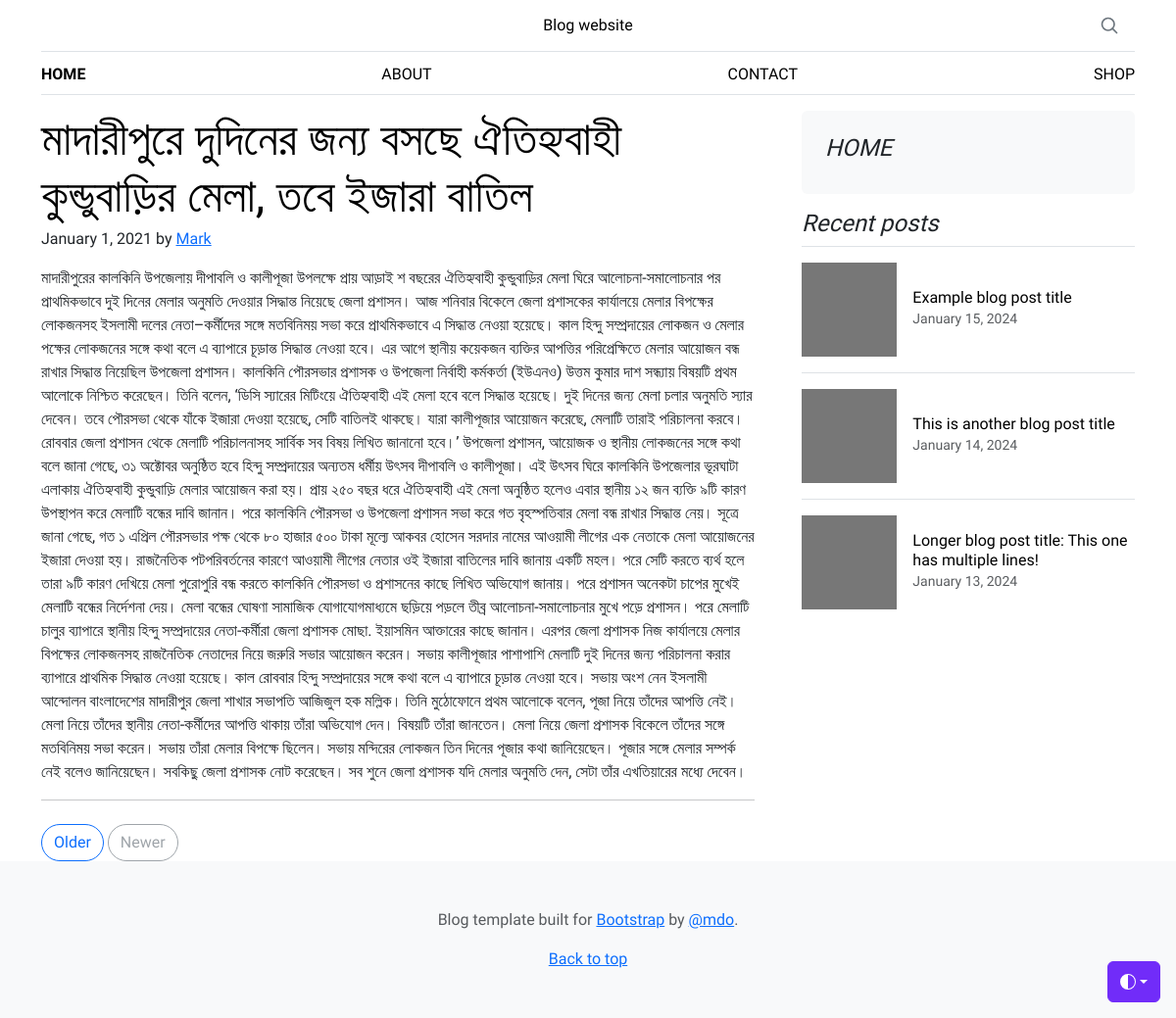
The app's page /post/1/ with its own data.
### blog/models.py (models this page shows)
class Post(models.Model):
    title = models.CharField(max_length=200)
    body = models.TextField()

### blog/views.py (the view)
# urls.py: path('post/<int:post_id>/', views.detail, name='detail'),
def detail(request, post_id):
    post = Post.objects.get(id=post_id)
    page_title = 'Post || ' + post.title
    context = {
        'post': post,
        'page_title': page_title
    }
    return render(request, 'blog/detail.html', context)

### blog/templates/blog/detail.html (shortened to what this page needs)
<!DOCTYPE html>
<html>
    <head>
        <link href="https://cdn.jsdelivr.net/npm/bootstrap@5.3.3/dist/css/bootstrap.min.css" rel="stylesheet">
    </head>
<body>
  <div class="dropdown position-fixed bottom-0 end-0 mb-3 me-3 bd-mode-toggle">
    <button class="btn btn-bd-primary py-2 dropdown-toggle d-flex align-items-center"
            id="bd-theme"
            type="button"
            aria-expanded="false"
            data-bs-toggle="dropdown"
            aria-label="Toggle theme (auto)">
      <svg class="bi my-1 theme-icon-active" width="1em" height="1em"><use href="#circle-half"></use></svg>
    </button>
  </div>
<div class="container">
<header class="border-bottom lh-1 py-3">
  <div class="row flex-nowrap justify-content-between align-items-center">
    <div class="col-4 pt-1">
    </div>
    <div class="col-4 text-center">
      <a class="blog-header-logo text-body-emphasis text-decoration-none" href="#">Blog website</a>
    </div>
    <div class="col-4 d-flex justify-content-end align-items-center">
      <a class="link-secondary" href="#" aria-label="Search">
        <svg xmlns="http://www.w3.org/2000/svg" width="20" height="20" fill="none" stroke="currentColor" stroke-linecap="round" stroke-linejoin="round" stroke-width="2" class="mx-3" role="img" viewBox="0 0 24 24"><title>Search</title><circle cx="10.5" cy="10.5" r="7.5"/><path d="M21 21l-5.2-5.2"/></svg>
      </a>
    </div>
  </div>
</header>
<div class="nav-scroller py-1 mb-3 border-bottom">
  <nav class="nav nav-underline justify-content-between">
    <a class="nav-item nav-link link-body-emphasis active" href="{% url 'index' %}">HOME</a>
    <a class="nav-item nav-link link-body-emphasis" href="#">ABOUT</a>
    <a class="nav-item nav-link link-body-emphasis" href="#">CONTACT</a>
    <a class="nav-item nav-link link-body-emphasis" href="#">SHOP</a>
  </nav>
</div>
</div>
<main class="container">
<div class="row g-5">
  <div class="col-md-8">
    <div class="row mb-2">
      <article class="blog-post">
        <h2 class="display-5 link-body-emphasis mb-1">{{ post.title }}</h2>
        <p class="blog-post-meta">January 1, 2021 by <a href="#">Mark</a></p>
        <p>{{ post.body }}</p>
        <hr>
      </article>
      </div>
    <nav class="blog-pagination" aria-label="Pagination">
      <a class="btn btn-outline-primary rounded-pill" href="#">Older</a>
      <a class="btn btn-outline-secondary rounded-pill disabled" aria-disabled="true">Newer</a>
    </nav>
  </div>
  <div class="col-md-4">
    <div class="position-sticky" style="top: 2rem;">
      <div class="p-4 mb-3 bg-body-tertiary rounded">
        <h4 class="fst-italic">HOME</h4>
      </div>
      <div>
        <h4 class="fst-italic">Recent posts</h4>
        <ul class="list-unstyled">
          <li>
            <a class="d-flex flex-column flex-lg-row gap-3 align-items-start align-items-lg-center py-3 link-body-emphasis text-decoration-none border-top" href="#">
              <svg class="bd-placeholder-img" width="100%" height="96" xmlns="http://www.w3.org/2000/svg" aria-hidden="true" preserveAspectRatio="xMidYMid slice" focusable="false"><rect width="100%" height="100%" fill="#777"/></svg>
              <div class="col-lg-8">
                <h6 class="mb-0">Example blog post title</h6>
                <small class="text-body-secondary">January 15, 2024</small>
              </div>
            </a>
          </li>
          <li>
            <a class="d-flex flex-column flex-lg-row gap-3 align-items-start align-items-lg-center py-3 link-body-emphasis text-decoration-none border-top" href="#">
              <svg class="bd-placeholder-img" width="100%" height="96" xmlns="http://www.w3.org/2000/svg" aria-hidden="true" preserveAspectRatio="xMidYMid slice" focusable="false"><rect width="100%" height="100%" fill="#777"/></svg>
              <div class="col-lg-8">
                <h6 class="mb-0">This is another blog post title</h6>
                <small class="text-body-secondary">January 14, 2024</small>
              </div>
            </a>
          </li>
          <li>
            <a class="d-flex flex-column flex-lg-row gap-3 align-items-start align-items-lg-center py-3 link-body-emphasis text-decoration-none border-top" href="#">
              <svg class="bd-placeholder-img" width="100%" height="96" xmlns="http://www.w3.org/2000/svg" aria-hidden="true" preserveAspectRatio="xMidYMid slice" focusable="false"><rect width="100%" height="100%" fill="#777"/></svg>
              <div class="col-lg-8">
                <h6 class="mb-0">Longer blog post title: This one has multiple lines!</h6>
                <small class="text-body-secondary">January 13, 2024</small>
              </div>
            </a>
          </li>
        </ul>
      </div>
    </div>
  </div>
</div>
</main>
<footer class="py-5 text-center text-body-secondary bg-body-tertiary">
<p>Blog template built for <a href="https://getbootstrap.com/">Bootstrap</a> by <a href="https://twitter.com/mdo">@mdo</a>.</p>
<p class="mb-0">
  <a href="#">Back to top</a>
</p>
</footer>
</body>
</html>

### blog/templates/blog/detail.html (style rules this page uses)
body { font-family: "Tiro Bangla", serif; font-style: normal; }
.bd-placeholder-img { font-size: 1.125rem; text-anchor: middle; -webkit-user-select: none; -moz-user-select: none; user-select: none; }
.bi { vertical-align: -.125em; fill: currentColor; }
.nav-scroller { position: relative; z-index: 2; height: 2.75rem; overflow-y: hidden; }
.nav-scroller .nav { display: flex; flex-wrap: nowrap; padding-bottom: 1rem; margin-top: -1px; overflow-x: auto; text-align: center; white-space: nowrap; -webkit-overflow-scrolling: touch; }
.btn-bd-primary { --bd-violet-bg: #712cf9; --bd-violet-rgb: 112.520718, 44.062154, 249.437846; --bs-btn-font-weight: 600; --bs-btn-color: var(--bs-white); --bs-btn-bg: var(--bd-violet-bg); --bs-btn-border-color: var(--bd-violet-bg); --bs-btn-hover-color: var(--bs-white); --bs-btn-hover-bg: #6528e0; --bs-btn-hover-border-color: #6528e0; --bs-btn-focus-shadow-rgb: var(--bd-violet-rgb); --bs-btn-active-color: var(--bs-btn-hover-color); --bs-btn-active-bg: #5a23c8; --bs-btn-active-border-color: #5a23c8; }
.bd-mode-toggle { z-index: 1500; }

### records on screen
Post: title "মাদারীপুরে দুদিনের জন্য বসছে ঐতিহ্যবাহী কুন্ডুবাড়ির মেলা, তবে ইজারা বাতিল", body "মাদারীপুরের কালকিনি উপজেলায় দীপাবলি ও কালীপূজা উপলক্ষে প্রায় আড়াই শ বছরের ঐতিহ্যবাহী কুন্ডুবাড়ির মেলা ঘিরে আলোচনা-সমালোচনার পর প্রাথমিকভাবে দুই দিনের মেলার অনুমতি দেওয়ার সিদ্ধান্ত নিয়েছে জেলা প্রশাসন। আজ শনিবার বিকেলে জেলা প্রশাসকের কার্যালয়ে মেলার বিপক্ষের লোকজনসহ ইসলামী দলের নেতা–কর্মীদের সঙ্গে মতবিনিময় সভা করে প্রাথমিকভাবে এ সিদ্ধান্ত নেওয়া হয়েছে। কাল হিন্দু সম্প্রদায়ের লোকজন ও মেলার পক্ষের লোকজনের সঙ্গে কথা বলে এ ব্যাপারে চূড়ান্ত সিদ্ধান্ত নেওয়া হবে। এর আগে স্থানীয় কয়েকজন ব্যক্তির আপত্তির পরিপ্রেক্ষিতে মেলার আয়োজন বন্ধ রাখার সিদ্ধান্ত নিয়েছিল উপজেলা প্রশাসন। কালকিনি পৌরসভার প্রশাসক ও উপজেলা নির্বাহী কর্মকর্তা (ইউএনও) উত্তম কুমার দাশ সন্ধ্যায় বিষয়টি প্রথম আলোকে নিশ্চিত করেছেন। তিনি বলেন,…"
